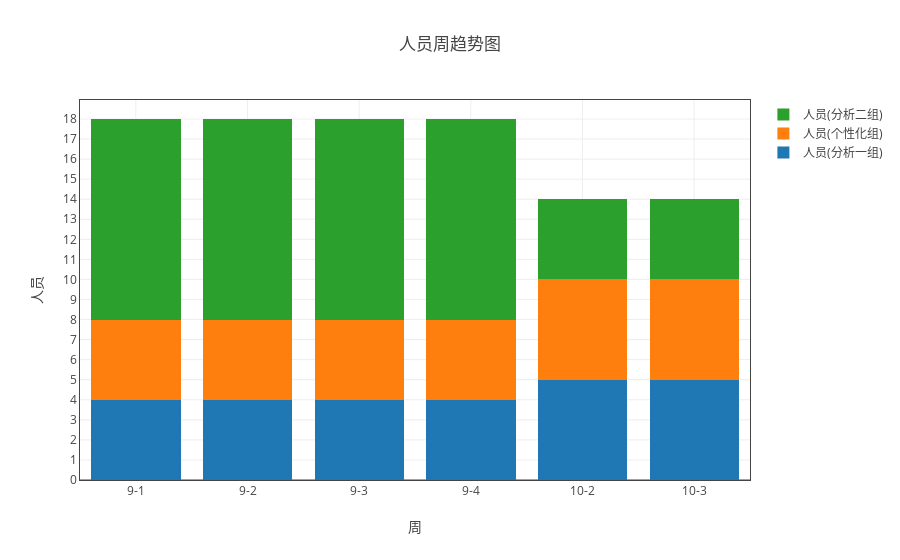

Source (notebook cell):
### Markdown cell above
## 各组人员情况

### Code cell
ss = myModule.format(all_df1 ,"日期（格式“月-周次”）" ,['人员'])
ss.add_group('组别')
myModule.myPlot(myModule.sort_by_index(ss.groupby('count'))).plot('stack_bar')

### Figure 1 — Plotly figure (JSON) as saved in the notebook; plotly's stock layout.template omitted (floating-point values rounded to 4 significant figures)
{"data": [{"name": "人员(分析一组)", "type": "bar", "uid": "4aaabb38-d5ea-11e8-8ddb-a41f72875c19", "x": ["9-1", "9-2", "9-3", "9-4", "10-2", "10-3"], "y": [4, 4, 4, 4, 5, 5]}, {"name": "人员(个性化组)", "type": "bar", "uid": "4aaabb39-d5ea-11e8-8ddb-a41f72875c19", "x": ["9-1", "9-2", "9-3", "9-4", "10-2", "10-3"], "y": [4, 4, 4, 4, 5, 5]}, {"name": "人员(分析二组)", "type": "bar", "uid": "4aaabb3a-d5ea-11e8-8ddb-a41f72875c19", "x": ["9-1", "9-2", "9-3", "9-4", "10-2", "10-3"], "y": [10, 10, 10, 10, 4, 4]}], "layout": {"barmode": "stack", "title": "人员周趋势图", "xaxis": {"mirror": "all", "nticks": 20, "showgrid": true, "showline": true, "title": "周", "type": "category", "zeroline": true}, "yaxis": {"mirror": "all", "nticks": 20, "showgrid": true, "showline": true, "title": "人员", "zeroline": true}}}
